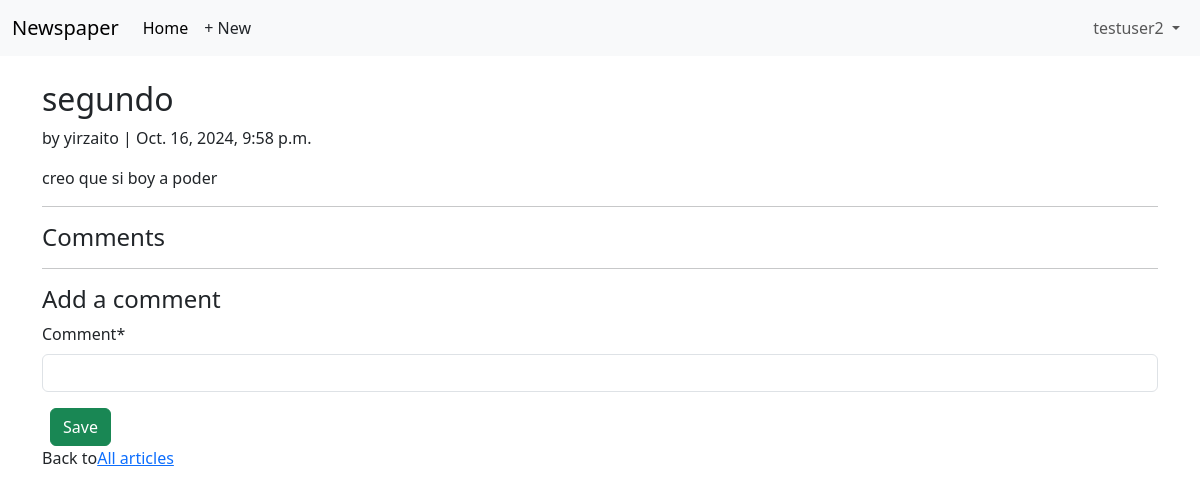
Before: /articles/2/ (signed in) with the older database file.
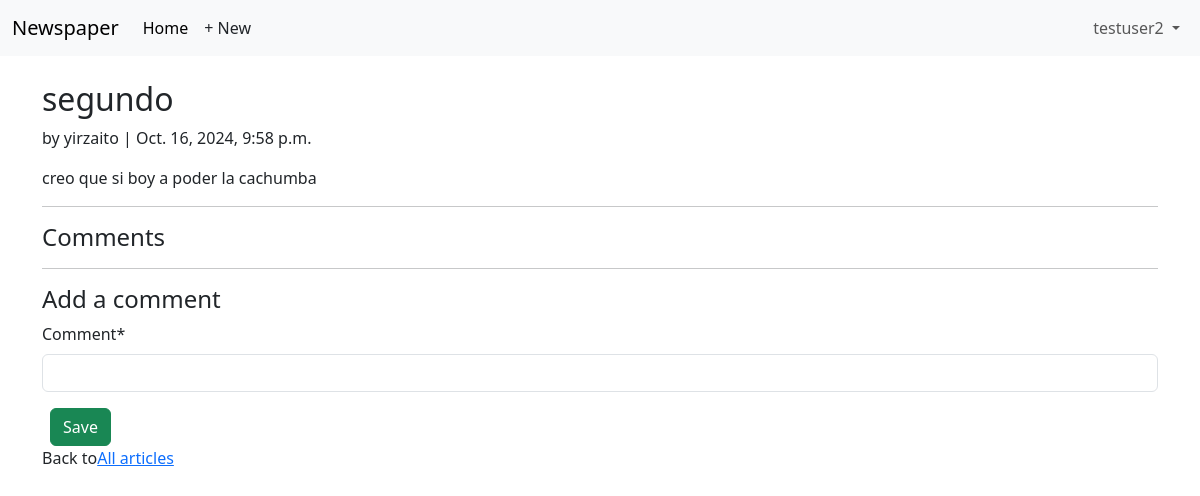
After: the same page with the newer database file.
### articles/models.py (models this page shows, shortened)
class Article(models.Model):
    title = models.CharField(max_length=255)
    body = models.TextField()
    date = models.DateTimeField(auto_now_add=True)
    author = models.ForeignKey(settings.AUTH_USER_MODEL, on_delete=models.CASCADE,)

### accounts/models.py (models this page shows)
class CustomUser(AbstractUser):
    age = models.PositiveBigIntegerField(null=True,blank=True)

### articles/views.py (the view, shortened to what this page needs)
# urls.py: path("<int:pk>/", ArticleDetailView.as_view(),
class ArticleDetailView(LoginRequiredMixin,View):
    def get(self,request,*args,**kwargs):
        view = CommentGet.as_view()
        return view(request,*args,**kwargs)

### articles/forms.py
class CommentForm(forms.ModelForm):
    class Meta:
        model = Comment
        fields = ("comment",)

### articles/views.py (called while the page is built)
    def get_context_data(self, **kwargs):
        context = super().get_context_data(**kwargs)
        context["form"] = CommentForm()
        return context

### templates/article_detail.html (shortened to what this page needs)
{% extends "base.html" %}
{% load crispy_forms_tags %}
{% block content %}
<div class="article-entry">
    <h2>{{ object.title }}</h2>
    <p>by {{ object.author }} | {{ object.date }}</p>
    <p>{{ object.body }}</p>
</div>
<hr>
<h4>Comments</h4>
<hr>
<h4>Add a comment</h4>
<form action=""method="post">{% csrf_token %}
    {{ form|crispy }}
    <button class="btn btn-success ms-2" type="submit">Save</button>
</form>
<div>
    <p>Back to<a href="{% url 'article_list' %}">All articles</a></p>
</div>
{% endblock content %}

Changed rows visible on the page:
changed Article "segundo": body "creo que si boy a poder" → "creo que si boy a poder la cachumba"
